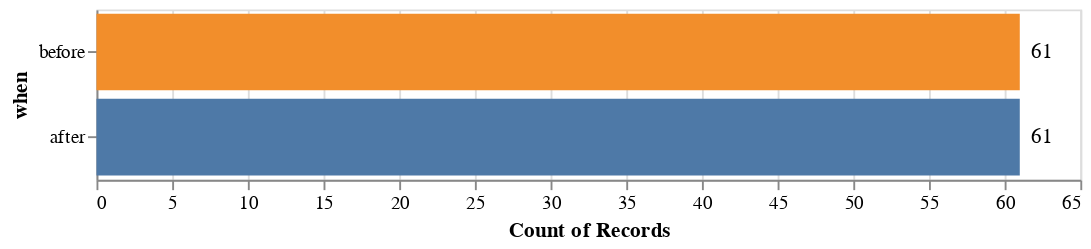

Notebook code cell kept with this figure:
### Code cell
# Plot 3: record count by period (before vs after)

wages = _read_csv_local("wages.csv")
when_col = _find_col(wages, ["when", "period", "time", "group"])
salary_col = _find_col(wages, ["salary", "wage", "income", "pay", "avg_salary"])

wages = wages.rename(columns={when_col: "when", salary_col: "salary"})

summary = (
    wages.groupby("when", as_index=False)["salary"]
    .agg(mean="mean", median="median", n="size")
)

bars = alt.Chart(summary).mark_bar().encode(
    y=alt.Y("when:N", sort=["before", "after"], title="when"),
    x=alt.X("n:Q", title="Count of Records", scale=alt.Scale(domain=[0, 65])),
    color=alt.Color(
        "when:N",
        scale=alt.Scale(domain=["before", "after"], range=["#F28E2B", "#4E79A7"]),
        legend=None,
    ),
)

labels = alt.Chart(summary).mark_text(align="left", dx=6).encode(
    y=alt.Y("when:N", sort=["before", "after"]),
    x="n:Q",
    text="n:Q",
)

(bars + labels).properties(width=520, height=90)

### Figure 1 — Vega-Lite specification as saved in the notebook (floating-point values rounded to 4 significant figures)
{"config": {"view": {"continuousWidth": 300, "continuousHeight": 300}}, "layer": [{"mark": {"type": "bar"}, "encoding": {"color": {"field": "when", "legend": null, "scale": {"domain": ["before", "after"], "range": ["#F28E2B", "#4E79A7"]}, "type": "nominal"}, "x": {"field": "n", "scale": {"domain": [0, 65]}, "title": "Count of Records", "type": "quantitative"}, "y": {"field": "when", "sort": ["before", "after"], "title": "when", "type": "nominal"}}}, {"mark": {"type": "text", "align": "left", "dx": 6}, "encoding": {"text": {"field": "n", "type": "quantitative"}, "x": {"field": "n", "type": "quantitative"}, "y": {"field": "when", "sort": ["before", "after"], "type": "nominal"}}}], "data": {"name": "data-1b587c1a2c13835a3223be8b301b5e5f"}, "height": 90, "width": 520, "$schema": "https://vega.github.io/schema/vega-lite/v5.8.0.json", "datasets": {"data-1b587c1a2c13835a3223be8b301b5e5f": [{"when": "after", "mean": 23.96, "median": 30.15, "n": 61}, {"when": "before", "mean": 20.41, "median": 20.98, "n": 61}]}}
